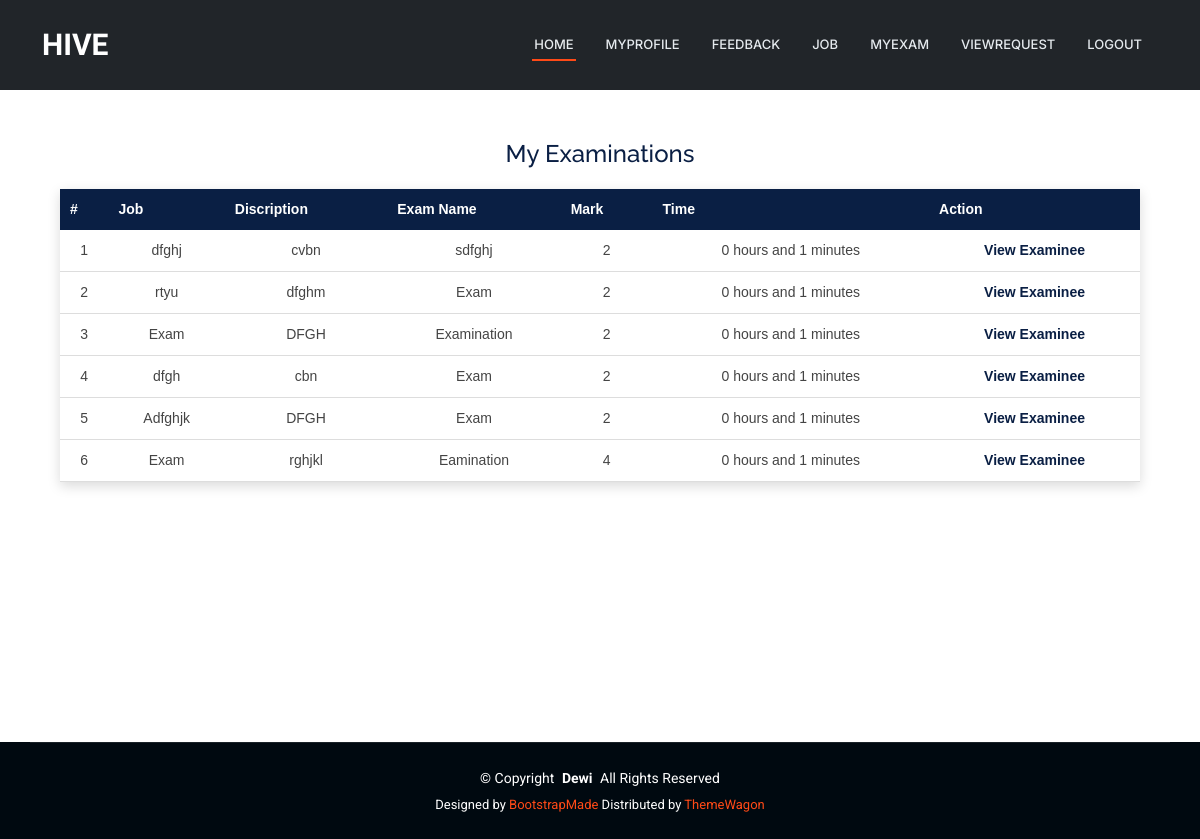
Page /JobProvider/myexam/ (signed in) on the committed database.
### JobProvider/models.py (models this page shows)
class tbl_examination(models.Model):
    examination_name=models.CharField(max_length=50)
    examination_mark=models.CharField(max_length=50)
    examination_time=models.CharField(max_length=50)
    examination_status = models.IntegerField(default=0)
    time = models.TimeField(null=True)
    start_time = models.TimeField(null=True)
    job=models.ForeignKey(tbl_job,on_delete=models.CASCADE,null=True)

class tbl_job(models.Model):
    job_title=models.CharField(max_length=50)
    job_content=models.CharField(max_length=50)
    job_requriedage=models.CharField(max_length=50)
    job_experience=models.CharField(max_length=50)
    job_salary=models.CharField(max_length=50)
    job_lastdate=models.DateField()
    job_date=models.DateField(auto_now_add=True)
    job_status=models.IntegerField(default=0)
    jobprovider_id=models.ForeignKey(tbl_jobprovider,on_delete=models.CASCADE)
    jobcategory_id=models.ForeignKey(tbl_jobcategory,on_delete=models.CASCADE)
    jobtype_id=models.ForeignKey(tbl_jobtype,on_delete=models.CASCADE)

### JobProvider/views.py (the view)
# urls.py: path('myexam/',views.MyExam,name='MyExam'),
def MyExam(request):
    result=tbl_examination.objects.filter(job__jobprovider_id=request.session['jid'])
    return render(request,"JobProvider/MyExam.html",{"result":result})

### JobProvider/Templates/JobProvider/MyExam.html (shortened to what this page needs)
{% extends 'JobProvider/Header.html' %}
{% block content %}
<head>
</head>
<div class="jp-myexam-wrapper">
    <h2 class="jp-myexam-title">My Examinations</h2>
    <table class="jp-myexam-table">
        <tr>
            <th>#</th>
            <th>Job</th>
            <th>Discription</th>
            <th>Exam Name</th>
            <th>Mark</th>
            <th>Time</th>
            <th>Action</th>
        </tr>
        {% for i in result %}
        <tr>
            <td>{{ forloop.counter }}</td>
            <td>{{ i.job.job_title }}</td>
            <td>{{ i.job.job_content }}</td>
            <td>{{ i.examination_name }}</td>
            <td>{{ i.examination_mark }}</td>
            <td>{{ i.examination_time }}</td>
            <td class="jp-myexam-action">
                <a href="{% url 'JobProvider:viewexaminer' i.id %}">
                    View Examinee
                </a>
            </td>
        </tr>
        {% endfor %}
    </table>
</div>
<br><br><br><br>
{% endblock %}

### Guest/static/Main/assets/css/main.css (style rules this page uses)
:root { --default-font: "Roboto", system-ui, -apple-system, "Segoe UI", Roboto, "Helvetica Neue", Arial, "Noto Sans", "Liberation Sans", sans-serif, "Apple Color Emoji", "Segoe UI Emoji", "Segoe UI Symbol", "Noto Color Emoji"; --heading-font: "Raleway", sans-serif; --nav-font: "Inter", sans-serif; }
:root { --background-color: #ffffff; --default-color: #444444; --heading-color: #273d4e; --accent-color: #ff4a17; --surface-color: #ffffff; --contrast-color: #ffffff; }
:root { --nav-color: #e5eaee; --nav-hover-color: #ff4a17; --nav-mobile-background-color: #ffffff; --nav-dropdown-background-color: #ffffff; --nav-dropdown-color: #444444; --nav-dropdown-hover-color: #ff4a17; }
:root { scroll-behavior: smooth; }
body { color: var(--default-color); background-color: var(--background-color); font-family: var(--default-font); }
a { color: var(--accent-color); text-decoration: none; transition: 0.3s; }
h1, h2, h3, h4, h5, h6 { color: var(--heading-color); font-family: var(--heading-font); }

### JobProvider/Templates/JobProvider/MyExam.html (style rules this page uses)
.jp-myexam-wrapper { width: 90%; margin: 40px auto; font-family: Arial, sans-serif; }
.jp-myexam-title { text-align: center; color: #0a1f44; margin-bottom: 20px; font-size: 24px; }
.jp-myexam-table { width: 100%; border-collapse: collapse; background-color: #ffffff; box-shadow: 0 4px 12px rgba(0,0,0,0.15); }
.jp-myexam-table th { background-color: #0a1f44; color: white; padding: 10px; font-size: 14px; text-transform: capitalize; }
.jp-myexam-table td { padding: 10px; font-size: 14px; text-align: center; border-bottom: 1px solid #ddd; }
.jp-myexam-action a { text-decoration: none; color: #0a1f44; font-weight: bold; }

### rows in the picture
tbl_examination: job.job_title "dfghj", job.job_content "cvbn", examination_name "sdfghj", examination_mark "2", examination_time "0 hours and 1 minutes"
tbl_examination: job.job_title "rtyu", job.job_content "dfghm", examination_name "Exam", examination_mark "2", examination_time "0 hours and 1 minutes"
tbl_examination: job.job_title "Exam", job.job_content "DFGH", examination_name "Examination", examination_mark "2", examination_time "0 hours and 1 minutes"
tbl_examination: job.job_title "dfgh", job.job_content "cbn", examination_name "Exam", examination_mark "2", examination_time "0 hours and 1 minutes"
tbl_examination: job.job_title "Adfghjk", job.job_content "DFGH", examination_name "Exam", examination_mark "2", examination_time "0 hours and 1 minutes"
tbl_examination: job.job_title "Exam", job.job_content "rghjkl", examination_name "Eamination", examination_mark "4", examination_time "0 hours and 1 minutes"
